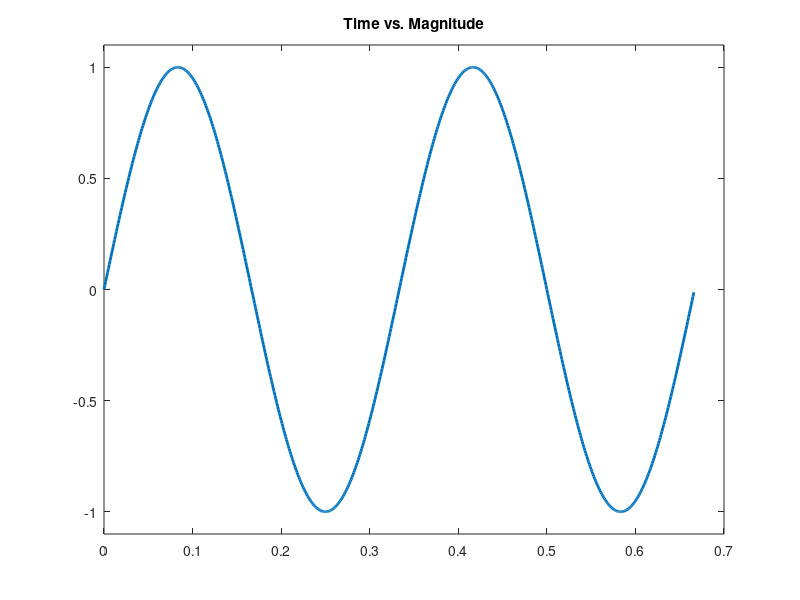

Write MATLAB code to recreate this figure. (Note: this script raises an error after producing the figure.)
clear % clears the memory % 
clc % clears the screen%

% Task 1: Construction of continuous time signal %

start = 0;
increment = 0.001;
stop = 0.666;
t = start : increment : stop;                           % t = time (s) %
x_c = sin(2*pi*3*t);                                % x_c = continuous %

% Task 2: Plotting of continous time signal %

plot (t, x_c, 'LineWidth', 2); 
ylim([-1.1 1.1]);
[t] = title('Time vs. Magnitude', 'Color', 'black', 'FontWeight','bold');
t.FontSize = 16;
[x] = xlabel('Time (s)', 'color', 'black', 'FontWeight','bold');
[y] = ylabel('Magnitude', 'color', 'black', 'FontWeight','bold');
x.FontSize = 14;
y.FontSize = 14;
hold on;
grid on; 

% The tick marks must be 14 font, bold, gca?? %

% Task 3: Continuous time to discrete converstion %

Nyquist_Frequency = 3;
Nyquist_Rate = Nyquist_Frequency * 2;
Sampling_Frequency = Nyquist_Rate * 5;
Sampling_Period = 1 / Sampling_Frequency;
Period = 1 / Nyquist_Frequency;
N = Period / Sampling_Period;
n = 0:1:N;
nTs = n * Sampling_Period;
x_disc = sin(2*pi*3*nTs);
stem(x_disc);


% Task 4: Displaying Results %



% Task 5: Data Handling %


% Task 6: Adjust the discrete signal in order that each sample is rounded up/down in order that it lies exactly upon a quantisation level. %


% Task 7: Use the 'interpl' command to resample the signal by a factor of 2. Ivestigate the differences between 'linear' and 'spline' interpolation. %
